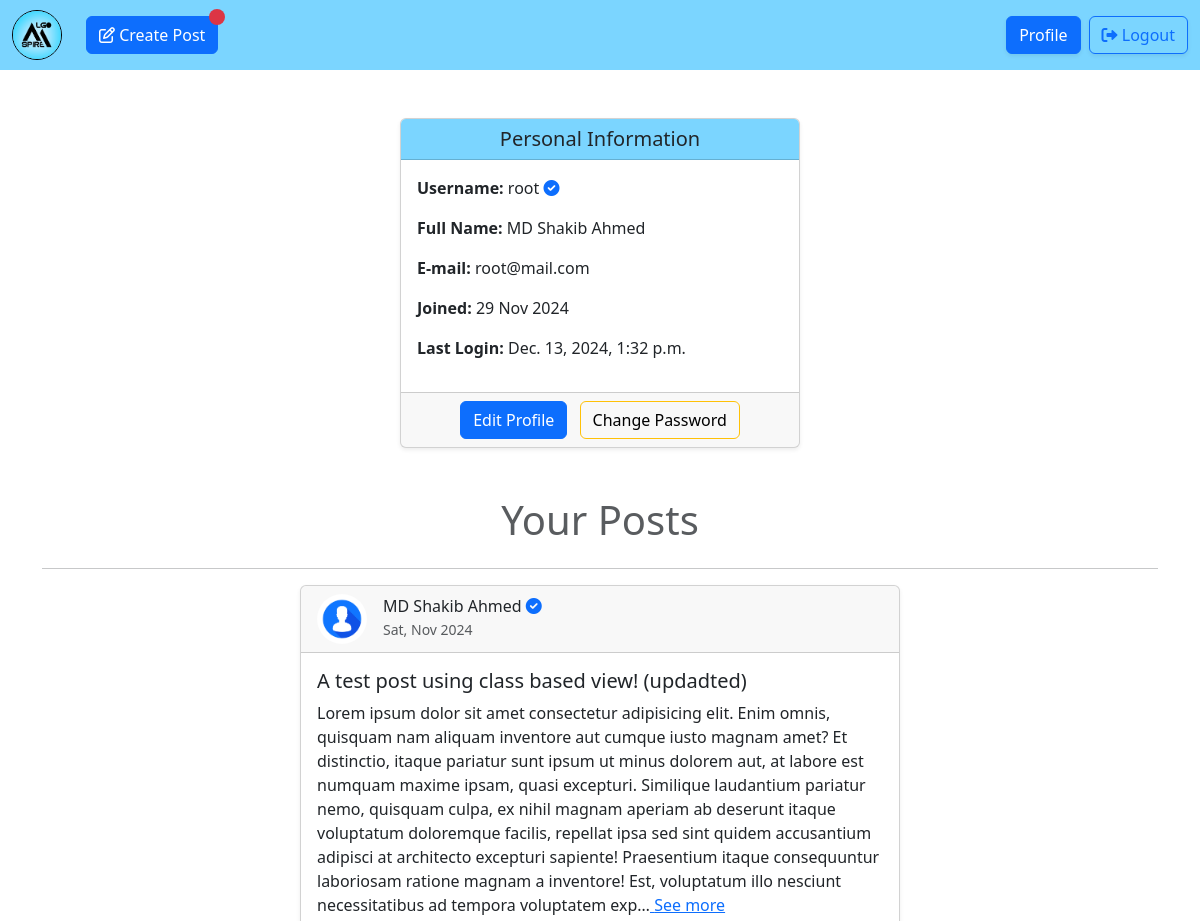
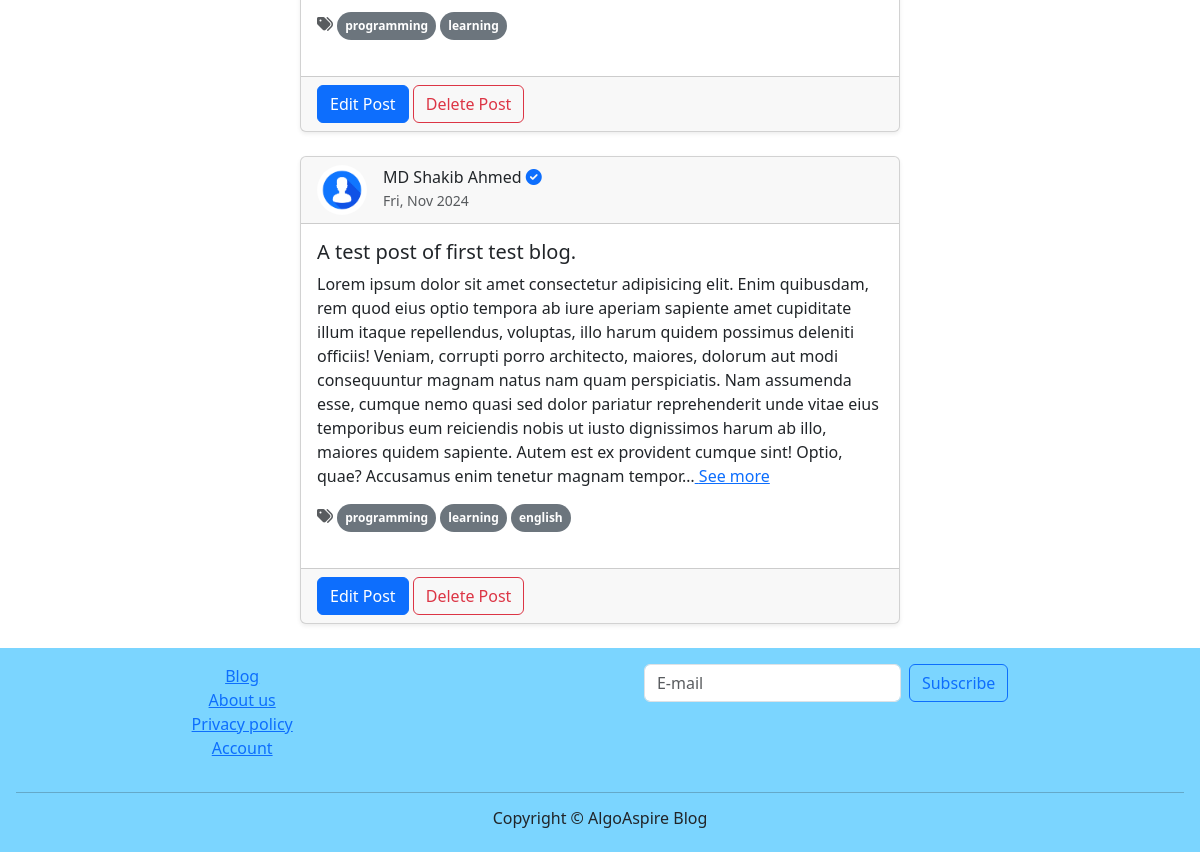
Page /author/root/ (signed in) on the committed database (2 pictures, top to bottom).
### post/models.py (models this page shows, shortened)
class Post(models.Model):
    author = models.ForeignKey(User, on_delete=models.CASCADE, related_name='posts')
    title = models.CharField(max_length=200)
    content = models.TextField()
    category = models.ManyToManyField(Category, related_name='post_category')
    image = models.ImageField(upload_to='post_images/', blank=True, null=True)
    created_at = models.DateTimeField(auto_now_add=True)
    updated_at = models.DateTimeField(auto_now=True)

### category/models.py (models this page shows, shortened)
class Category(models.Model):
    name = models.CharField(max_length=100)
    slug = models.SlugField(max_length=200, null=True, blank=True, unique=True)

### author/views.py (the view)
# urls.py: path('<str:username>/', views.profile_view, name='profile'),
def profile_view(request, username):
    if request.user.is_authenticated:
        if request.user.username != username:
            return redirect('home')
        user = User.objects.get(username=username)
        posts = Post.objects.filter(author=user).order_by('-created_at')
        return render(request, 'author/profile.html', {'user' : user, 'posts' : posts})
    else:
        return redirect('login')

### author/templates/author/profile.html (shortened to what this page needs)
{% extends "base.html" %}
{% load crispy_forms_tags %}
{% load static %}
{% block main %}
<div class="container my-5">
    <div class="d-flex justify-content-center">
        <div class="card shadow-sm" style="max-width: 400px; width: 100%;">
            <div class="card-header text-center" style="background: #7bd5ff;">
                <h5 class="mb-0">Personal Information</h5>
            </div>
            <div class="card-body">
                <p><strong>Username:</strong> {{ user.username }} {% if user.is_staff %} <span data-bs-toggle="tooltip" data-bs-placement="bottom" data-bs-title="Verified Author"  class="text-primary"><i class="fa-solid fa-circle-check"></i></span> {% endif %}</p>
                <p><strong>Full Name:</strong> {{ user.first_name }} {{ user.last_name }}</p>
                <p><strong>E-mail:</strong> {{ user.email }}</p>
                <p><strong>Joined:</strong> {{ user.date_joined|date:"d M Y" }}</p>
                <p><strong>Last Login:</strong> {{ user.last_login }}</p>
            </div>
            <div class="card-footer text-center">
                <a href="{% url 'edit_profile' user.username %}" class="btn btn-primary me-2">Edit Profile</a>
                <a href="{% url 'change_password' user.username %}" class="btn btn-outline-warning text-black">Change Password</a>
            </div>
        </div>
    </div>
</div>
<div class="container mt-5">
    <h1 class="text-center my-4 text-muted">Your Posts</h1>
    <hr>
    {% if posts %}
        {% for post in posts %}
            <div class="card post-card mb-4 shadow-sm">
                <div class="card-header d-flex align-items-center">
                    <img src="{% static 'default.jpg' %}" alt="Profile Picture" class="rounded-circle me-3" width="50" height="50">
                    <div>
                        <h6 class="mb-0">{{ post.author.first_name }} {{ post.author.last_name }} {% if post.author.is_staff %} <span data-bs-toggle="tooltip" data-bs-placement="bottom" data-bs-title="Verified Author"  class="text-primary"><i class="fa-solid fa-circle-check"></i></span> {% endif %}</h6>
                        <small class="text-muted" data-bs-toggle="tooltip" data-bs-placement="bottom" data-bs-title="Last Updated: {{post.updated_at}}">{{ post.created_at | date:"D, M Y" }}</small>
                    </div>
                </div>
                <div class="card-body">
                    <h5 class="card-title">{{ post.title }}</h5>
                    <p class="card-text">{{ post.content|truncatechars:600 }}<a href="{% url 'single_post' post.id %}"> See more</a> </p>
                    <p class="text-muted"><i class="fa-solid fa-tags" data-bs-toggle="tooltip" data-bs-placement="bottom" data-bs-title="Tags in this post"></i>
                    {% for cat in post.category.all %}
                    <span class="badge rounded-pill text-bg-secondary p-2 mb-1">{{cat.name}}</span>
                    {% endfor %}
                    </p>
                </div>
                <div class="card-footer">
                    <a href="{% url 'edit_post' post.author.username post.id %}" class="btn btn-primary">Edit Post</a>
                    <a href="{% url 'delete_post' post.author.username post.id %}" class="btn btn-outline-danger">Delete Post</a>
                </div>
            </div>
        {% endfor %}
    {% else %}
        <p class="text-center text-muted">No posts available yet.</p>
    {% endif %}
</div>
{% endblock main %}

### rows in the picture
Post: author.first_name "MD Shakib", author.last_name "Ahmed", created_at "Sat, Nov 2024", title "A test post using class based view! (updadted)", content "Lorem ipsum dolor sit amet consectetur adipisicing elit. Enim omnis, quisquam nam aliquam inventore aut cumque iusto magnam amet? Et distinctio, itaque pariatur sunt ipsum ut minus dolorem aut, at labore est numquam maxime ipsam, quasi excepturi. Similique laudantium pariatur nemo, quisquam culpa, ex nihil magnam aperiam ab deserunt itaque voluptatum doloremque facilis, repellat ipsa sed sint quidem accusantium adipisci at architecto excepturi sapiente! Praesentium itaque consequuntur laboriosam ratione magnam a inventore! Est, voluptatum illo nesciunt necessitatibus ad tempora voluptatem exp…"
Category: name "programming"
Category: name "learning"
Post: author.first_name "MD Shakib", author.last_name "Ahmed", created_at "Fri, Nov 2024", title "A test post of first test blog.", content "Lorem ipsum dolor sit amet consectetur adipisicing elit. Enim quibusdam, rem quod eius optio tempora ab iure aperiam sapiente amet cupiditate illum itaque repellendus, voluptas, illo harum quidem possimus deleniti officiis! Veniam, corrupti porro architecto, maiores, dolorum aut modi consequuntur magnam natus nam quam perspiciatis. Nam assumenda esse, cumque nemo quasi sed dolor pariatur reprehenderit unde vitae eius temporibus eum reiciendis nobis ut iusto dignissimos harum ab illo, maiores quidem sapiente. Autem est ex provident cumque sint! Optio, quae? Accusamus enim tenetur magnam tempor…"
Category: name "english"

### other values in the picture
{{ user.username }} "root"
{{ user.first_name }} "MD Shakib"
{{ user.last_name }} "Ahmed"
{{ user.email }} "root@mail.com"
{{ user.date_joined|date:"d M Y" }} "29 Nov 2024"
{{ user.last_login }} "Dec. 13, 2024, 1:32 p.m."
